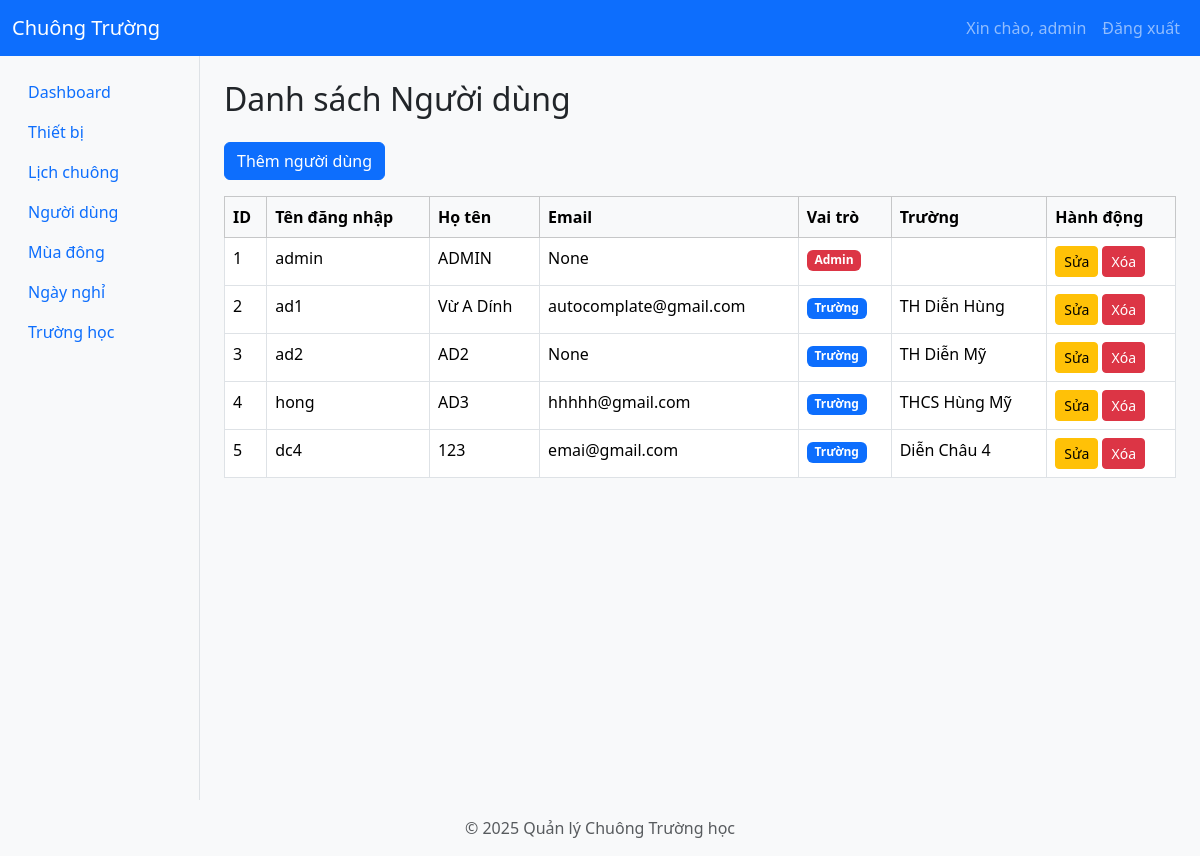
The app's page /users (signed in) with its own data.
### app/models/user.py (models this page shows, shortened)
class User(db.Model):
    __tablename__ = "users"
    id = db.Column(db.Integer, primary_key=True)
    username = db.Column(db.String(80), unique=True, nullable=False)
    password_hash = db.Column(db.String(128), nullable=False)
    role = db.Column(db.String(50), nullable=False, default="school_user")  # Role: admin, school_admin, school_user
    email = db.Column(db.String(120), unique=True)
    full_name = db.Column(db.String(100))
    school_id = db.Column(db.Integer, db.ForeignKey("schools.id"), nullable=True)  # School association for school_admin
    school = db.relationship("School", back_populates="users")  # Define the relationship
    devices = db.relationship("Device", back_populates="user")

### app/models/school.py (models this page shows)
class School(db.Model):
    __tablename__ = "schools"
    id = db.Column(db.Integer, primary_key=True)
    name = db.Column(db.String(100), nullable=False)
    address = db.Column(db.String(200))
    phone = db.Column(db.String(20))
    users = db.relationship("User", back_populates="school", lazy="dynamic")
    devices = db.relationship("Device", back_populates="school", lazy=True)
    disabled_periods = db.relationship(
        "DisabledPeriod",
        back_populates="school",
        lazy=True
    )
    schedules = db.relationship("Schedule", back_populates="school", lazy=True)
    winter_shift = db.relationship(
        "app.models.winter_shift_config.WinterShiftConfig",
        backref="school_winter_shift",
        uselist=False,
        overlaps="winter_shift_config,school"
    )
    winter_shift_config = db.relationship(
        "app.models.winter_shift_config.WinterShiftConfig",
        backref="school_winter_shift_config",
        uselist=False,
        overlaps="school_winter_shift"
    )

### app/routes/user_routes.py (the view)
@user_bp.route('/users', methods=['GET'])
@login_required
@admin_required
def users_page():
    users = User.query.all()
    schools = School.query.all()
    return render_template('users.html', users=users, schools=schools)

### app/__init__.py (called while the page is built)
def create_app():
    app = Flask(__name__)
    app.config.from_object('app.config.Config')
    db.init_app(app)
    jwt.init_app(app)
    migrate.init_app(app, db)  # Bind Flask-Migrate to the app and db
    login_manager.init_app(app)  # Initialize Flask-Login
    login_manager.login_view = 'auth.login'  # Set the login view
    @app.context_processor
    def inject_user():
        from flask_login import current_user
        return dict(current_user=current_user)
    from app.utils.jwt_patch import apply_jwt_patch
    apply_jwt_patch()
    from app.routes import register_routes
    register_routes(app)
    def get_day_name(index):
        days = ['Thứ 2', 'Thứ 3', 'Thứ 4', 'Thứ 5', 'Thứ 6', 'Thứ 7', 'Chủ Nhật']
        return days[index]
    app.jinja_env.filters['get_day_name'] = get_day_name
    return app

### app/templates/users.html (shortened to what this page needs)
{% extends 'layout.html' %}
{% block content %}
<h2 class="mb-4">Danh sách Người dùng</h2>
<button class="btn btn-primary mb-3" data-bs-toggle="modal" data-bs-target="#addUserModal">Thêm người dùng</button>
<table class="table table-bordered table-hover">
    <thead class="table-light">
        <tr>
            <th>ID</th>
            <th>Tên đăng nhập</th>
            <th>Họ tên</th>
            <th>Email</th>
            <th>Vai trò</th>
            <th>Trường</th>
            <th>Hành động</th>
        </tr>
    </thead>
    <tbody>
        {% for user in users %}
        <tr>
            <td>{{ user.id }}</td>
            <td>{{ user.username }}</td>
            <td>{{ user.full_name }}</td>
            <td>{{ user.email }}</td>
            <td>
                {% if user.role == 'admin' %}
                    <span class="badge bg-danger">Admin</span>
                {% elif user.role == 'school_user' %}
                    <span class="badge bg-primary">Trường</span>
                {% else %}
                    <span class="badge bg-secondary">Khác</span>
                {% endif %}
            </td>
            <td>{{ user.school.name if user.school else '' }}</td>
            <td>
                <a href="/users/edit/{{ user.id }}" class="btn btn-sm btn-warning">Sửa</a>
                <a href="/users/delete/{{ user.id }}" class="btn btn-sm btn-danger" onclick="return confirm('Bạn có chắc muốn xóa?')">Xóa</a>
            </td>
        </tr>
        {% endfor %}
    </tbody>
</table>
{% endblock %}

### app/static/css/style.css (style rules this page uses)
body { background-color: #f8f9fa; }

### records on screen
User: id "1", username "admin", full_name "ADMIN", email "None", role "Admin"
User: id "2", username "ad1", full_name "Vừ A Dính", email "autocomplate@gmail.com", role "Trường", school "TH Diễn Hùng"
User: id "3", username "ad2", full_name "AD2", email "None", role "Trường", school "TH Diễn Mỹ"
User: id "4", username "hong", full_name "AD3", email "hhhhh@gmail.com", role "Trường", school "THCS Hùng Mỹ"
User: id "5", username "dc4", full_name "123", email "emai@gmail.com", role "Trường", school "Diễn Châu 4"

### other values on screen
{{ session['user']['username'] }} "admin"
